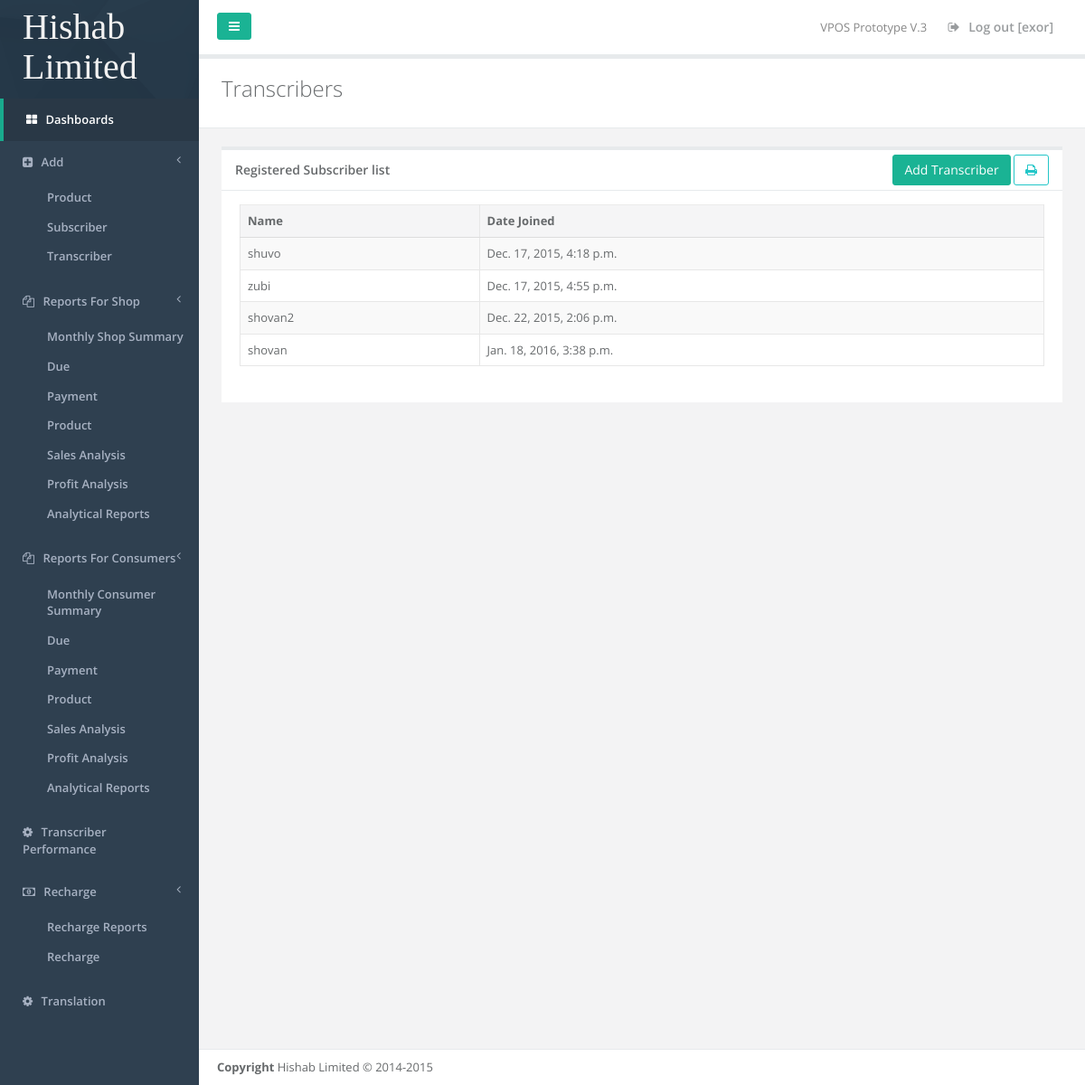
The app's page /add_transcriber/ (signed in) with its own data.
### transcriber_management/models.py (models this page shows, shortened)
class Transcriber(models.Model):
    name = models.CharField(max_length=32)
    DateAdded = models.DateTimeField(auto_now=False, auto_now_add=True)

### transcriber_management/views.py (the view, shortened to what this page needs)
# urls.py: url(r'^add_transcriber/', view=add_transcriber, name='home'),
@login_required(login_url='/login/')
def add_transcriber(request):
    post_data = request.POST
    notification = ''
    print(post_data)
    add_notification = False
    type_of_subscriber = ConsumerType.objects.all()
    all_subscriber = Consumer.objects.all()
    all_transcriber = Transcriber.objects.all()
    shop_consumer = ConsumerType.objects.get(type_name='Seller')
    all_shop_for_base = Consumer.objects.filter(type=shop_consumer)
    all_user_for_base = Consumer.objects.all()
    shop_consumer2 = ConsumerType.objects.get(type_name='Buyer')
    all_consumer_for_base = Consumer.objects.filter(type=shop_consumer2)
    print(add_notification)
    transcriber_name = request.session['user']
    return render(request, 'pages/add_transcriber.html',
                  {'subscribers': all_subscriber, 'types': type_of_subscriber, 'add_notification': add_notification,
                   'shop_list_base': all_shop_for_base,
                   'transcriber_name': transcriber_name,
                   'all_user_for_base': all_user_for_base,
                   'all_consumer_for_base' :all_consumer_for_base,
                   'notification': notification, 'all_transcriber': all_transcriber})

### templates/pages/add_transcriber.html (shortened to what this page needs)
{% extends "pages/base.html" %}
{% load static %}
{% block content %}
<div class="row wrapper border-bottom white-bg page-heading">
    <div class="col-lg-12">
        <h2>Transcribers</h2>
    </div>
</div>
<div class="wrapper wrapper-content animated fadeInRight">
    <div class="row">
        <div class="col-lg-12">
            <div class="ibox float-e-margins">
                <div class="ibox-title">
                    <h5>Registered Subscriber list</h5>
                    <div id="right_menu" class="uiMenuButtons pull-right">
                        <button type="button" class="btn btn-primary" data-toggle="modal" data-target="#addSubscriberModal">Add Transcriber</button>
                        <a class="btn btn-outline btn-info" title="print" href="javascript:print();"><i class="fa fa-print"></i></a>
                    </div>
                </div>
                <div class="ibox-content">
                    <table class="table table-striped table-bordered table-hover uiDataTables">
                        <thead>
                        <tr>
                            <th>Name</th>
                            <th>Date Joined</th>
                        </tr>
                        </thead>
                        <tbody>
                        {% for subscriber in all_transcriber %}
                        <tr>
                            <td>{{ subscriber.name }}</td>
                            <td>{{ subscriber.DateAdded }}</td>
                        </tr>
                        {% endfor %}
                        </tbody>
                    </table>
                </div>
            </div>
        </div>
    </div>
</div>
{% endblock %}

### templates/pages/base.html (shortened to what this page needs)
<!DOCTYPE html>
<html>
<head>
    {% load static %}
    <link href="http://maxcdn.bootstrapcdn.com/bootstrap/3.3.1/css/bootstrap.min.css" rel="stylesheet">
    <link href="http://maxcdn.bootstrapcdn.com/font-awesome/4.2.0/css/font-awesome.min.css" rel="stylesheet">
    <link href="{% static 'css/plugins/dataTables/dataTables.bootstrap.css' %}" rel="stylesheet">
    <link href="{% static 'css/plugins/dataTables/dataTables.responsive.css' %}" rel="stylesheet">
    <link href="http://cdn.datatables.net/tabletools/2.2.3/css/dataTables.tableTools.css" rel="stylesheet">
    <link href="{% static 'css/plugins/iCheck/custom.css' %}" rel="stylesheet">
    <link href="{% static 'css/animate.css' %}" rel="stylesheet">
    <link href="{% static 'css/style.css' %}" rel="stylesheet">
    <link href="{% static 'css/print.css' %}" rel="stylesheet" type="text/css" media="print">
    <link href="http://cdnjs.cloudflare.com/ajax/libs/morris.js/0.5.1/morris.min.js" rel="stylesheet">
</head>
<body>
<div id="wrapper">
    <nav class="navbar-default navbar-static-side" role="navigation">
        <div class="sidebar-collapse">
            <ul class="nav" id="side-menu">
                <li class="nav-header">
                    <div class="dropdown logo-text profile-element">
                        <h3>Hishab Limited</h3>
                    </div>
                </li>
                <li class="active">
                    <a href="/"><i class="fa fa-th-large"></i> <span class="nav-label">Dashboards</span></a>
                </li>
                <li>
                    <a href="#"><i class="fa fa-plus-square"></i> <span class="nav-label">Add</span><span class="fa arrow"></span></a>
                    <ul class="nav nav-second-level">
                        <li><a href="/products">Product</a></li>
                        <li><a href="/addsubscriber">Subscriber</a></li>
                        <li><a href="/add_transcriber">Transcriber</a></li>
                    </ul>
                </li>
                <li>
                    <a href="#"><i class="fa fa-files-o"></i> <span class="nav-label">Reports For Shop</span><span class="fa arrow"></span></a>
                    <ul class="nav nav-second-level">
                        <li><a href="#" role="button" class="uiShopModal" data-formaction="/monthly_shop_reports/">Monthly Shop Summary</a></li>
                        <li><a href="#" role="button" class="uiShopModal" data-formaction="/due_reports/">Due</a></li>
                        <li><a href="#" role="button" class="uiShopModal" data-formaction="/payment_reports/">Payment</a></li>
                        <li><a href="#" role="button" class="uiShopModal" data-formaction="/product_reports/">Product</a></li>
                        <li><a href="#" role="button" class="uiShopModal" data-formaction="/sales_analysis_report/">Sales Analysis</a></li>
                        <li><a href="#" role="button" class="uiShopModal" data-formaction="/profit_reports/">Profit Analysis</a></li>
                        <li><a href="#" role="button" class="uiShopModal" data-formaction="/analytical_reports/">Analytical Reports</a></li>
                    </ul>
                </li>
                <li>
                    <a href="#"><i class="fa fa-files-o"></i> <span class="nav-label">Reports For Consumers</span><span class="fa arrow"></span></a>
                    <ul class="nav nav-second-level">
                        <li><a href="#" role="button" class="uiConsumerModal" data-formaction="/monthly_shop_reports/">Monthly Consumer Summary</a></li>
                        <li><a href="#" role="button" class="uiConsumerModal" data-formaction="/due_reports/">Due</a></li>
                        <li><a href="#" role="button" class="uiConsumerModal" data-formaction="/payment_reports/">Payment</a></li>
                        <li><a href="#" role="button" class="uiConsumerModal" data-formaction="/product_reports/">Product</a></li>
                        <li><a href="#" role="button" class="uiConsumerModal" data-formaction="/sales_analysis_report/">Sales Analysis</a></li>
                        <li><a href="#" role="button" class="uiConsumerModal" data-formaction="/profit_reports/">Profit Analysis</a></li>
                        <li><a href="#" role="button" class="uiConsumerModal" data-formaction="/analytical_reports/">Analytical Reports</a></li>
                    </ul>
                </li>
                <li><a href="/report_transcriber_performance/"><i class="fa fa-gear"></i> <span class="nav-label">Transcriber Performance</span></a></li>
                <li>
                    <a href="#"><i class="fa fa-money"></i> <span class="nav-label">Recharge</span><span class="fa arrow"></span></a>
                    <ul class="nav nav-second-level">
                        <li><a href="/user_balance_recharge/">Recharge Reports</a></li>
                        <li><a href="#" role="button" data-toggle="modal" data-target="#rechargeSelectModal">Recharge</a></li>
                    </ul>
                </li>
                <li>
                    <a href="/transcription_page/"><i class="fa fa-gear"></i> <span class="nav-label">Translation</span></a>
                </li>
            </ul>
        </div>
    </nav>
    <div id="page-wrapper" class="gray-bg dashbard-1">
        <div class="row border-bottom">
            <nav class="navbar navbar-static-top white-bg" role="navigation" style="margin-bottom: 0">
                <div class="navbar-header">
                    <a class="navbar-minimalize minimalize-styl-2 btn btn-primary " href="#"><i class="fa fa-bars"></i> </a>
                </div>
                <ul class="nav navbar-top-links navbar-right">
                    <li><span class="m-r-sm text-muted welcome-message">VPOS Prototype V.3</span></li>
                    <li><a href="/logout"><i class="fa fa-sign-out"></i> Log out [{{transcriber_name}}] </a></li>
                </ul>
            </nav>
        </div>
        {% block content %} {% endblock %}
        <div class="footer">
            <div>
                <strong>Copyright</strong> Hishab Limited &copy; 2014-2015
            </div>
        </div>
    </div>
</div>
</body>
</html>

### records on screen
Transcriber: name "shuvo", DateAdded "Dec. 17, 2015, 4:18 p.m."
Transcriber: name "zubi", DateAdded "Dec. 17, 2015, 4:55 p.m."
Transcriber: name "shovan2", DateAdded "Dec. 22, 2015, 2:06 p.m."
Transcriber: name "shovan", DateAdded "Jan. 18, 2016, 3:38 p.m."

### other values on screen
{{ transcriber_name }} "exor"
